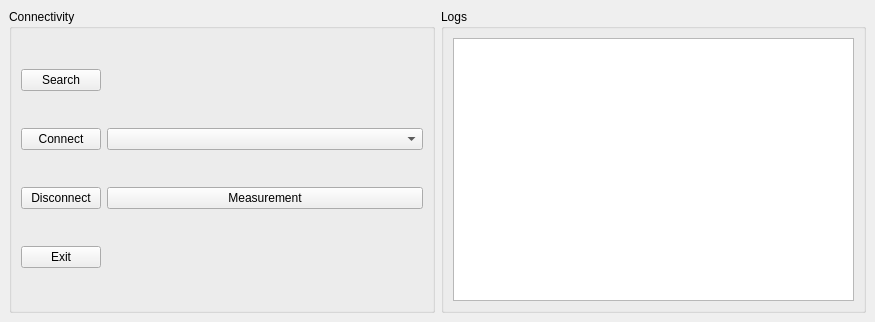
<?xml version="1.0" encoding="UTF-8"?>
<ui version="4.0">
 <class>SetPortWindow</class>
 <widget class="QMainWindow" name="SetPortWindow">
  <property name="geometry">
   <rect>
    <x>0</x>
    <y>0</y>
    <width>875</width>
    <height>322</height>
   </rect>
  </property>
  <property name="windowTitle">
   <string>SetPortWindow</string>
  </property>
  <widget class="QWidget" name="centralwidget">
   <layout class="QGridLayout" name="gridLayout_2">
    <item row="0" column="0">
     <widget class="QGroupBox" name="groupBox">
      <property name="title">
       <string>Connectivity</string>
      </property>
      <layout class="QGridLayout" name="gridLayout_3">
       <item row="3" column="0">
        <widget class="QPushButton" name="Exit">
         <property name="text">
          <string>Exit</string>
         </property>
        </widget>
       </item>
       <item row="0" column="0">
        <widget class="QPushButton" name="Search">
         <property name="text">
          <string>Search</string>
         </property>
        </widget>
       </item>
       <item row="0" column="1">
        <spacer name="horizontalSpacer">
         <property name="orientation">
          <enum>Qt::Horizontal</enum>
         </property>
         <property name="sizeHint" stdset="0">
          <size>
           <width>118</width>
           <height>20</height>
          </size>
         </property>
        </spacer>
       </item>
       <item row="2" column="0">
        <widget class="QPushButton" name="Disconnect">
         <property name="text">
          <string>Disconnect</string>
         </property>
        </widget>
       </item>
       <item row="1" column="1">
        <widget class="QComboBox" name="SelectedPort"/>
       </item>
       <item row="1" column="0">
        <widget class="QPushButton" name="Connect">
         <property name="text">
          <string>Connect</string>
         </property>
        </widget>
       </item>
       <item row="2" column="1">
        <widget class="QPushButton" name="Measurement">
         <property name="text">
          <string>Measurement</string>
         </property>
        </widget>
       </item>
      </layout>
     </widget>
    </item>
    <item row="0" column="1">
     <widget class="QGroupBox" name="Logs">
      <property name="title">
       <string>Logs</string>
      </property>
      <layout class="QGridLayout" name="gridLayout">
       <item row="0" column="0">
        <widget class="QTextEdit" name="textEditLogs"/>
       </item>
      </layout>
     </widget>
    </item>
   </layout>
  </widget>
 </widget>
 <resources/>
 <connections/>
</ui>
